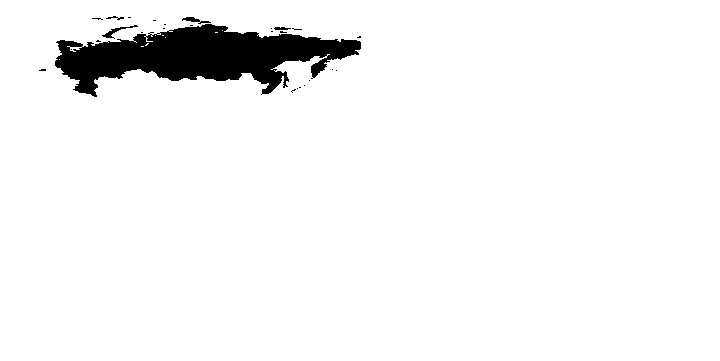

Write the Python code that produced this figure.
# -*- coding: utf-8 -*-

"""
We used this shape-file

http://thematicmapping.org/downloads/world_borders.php

Licensed under CC-BY-SA

With GDAL, this set was converted to GEO-JSON, and Russia extracted.

This makes it easy to draw, following this spec:
http://geojson.org/geojson-spec.html
"""


import json

from PIL import Image, ImageDraw

def positions_to_points(positions):
    return (positions[0] * 2, (positions[1] - 90) * -2)

with open('russia.json') as f:
    feature = json.loads(f.read())

im = Image.new("L", (720, 361), 255)
draw = ImageDraw.Draw(im)

for polygon in feature['geometry']['coordinates']:
    # the first polygon is an outline: the other polygons are the holes, which we don’t need
    outer_ring = polygon[0]
    # this outer ring is a collection of positions (coordinate pairs)
    # the first and the last position in the outer_ring are the same, so we don’t need the last one:
    # the polygon is closed automatically:
    draw.polygon([positions_to_points(positions) for positions in outer_ring[:-1] ], fill=0)

im.save("russia.png")
